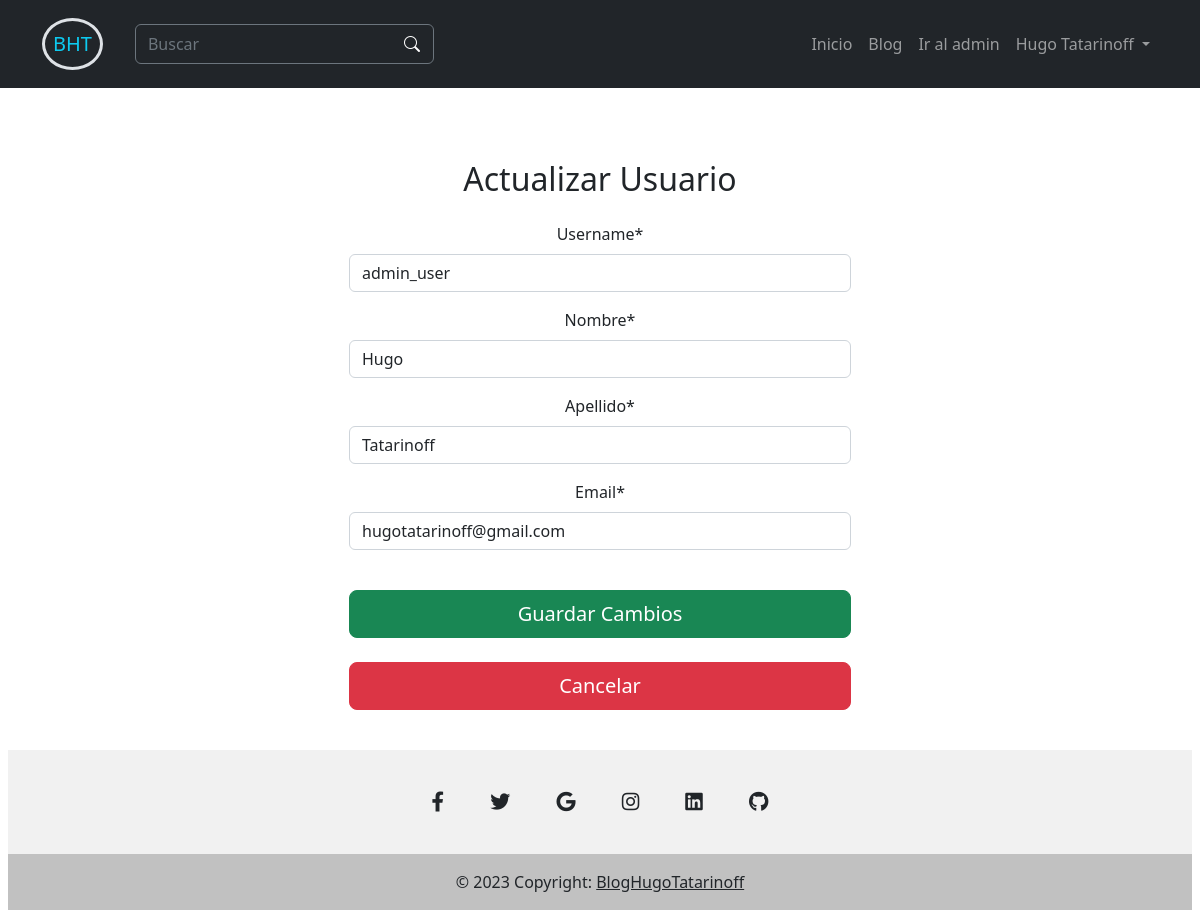
The app's page /user/update/1 with its own data.
### User/models.py (models this page shows)
class User(AbstractUser):
    def __str__(self):
        return f'{self.first_name} {self.last_name}'

### User/views.py (the view, shortened to what this page needs)
# urls.py: path('user/update/<int:pk>', views.UpdateUserView.as_view(), name='update'),
class UpdateUserView(SuccessMessageMixin,UpdateView):
    model = User
    template_name = 'user/update_user.html'
    form_class = UpdateUserForm
    success_message = 'Perfil actualizado exitosamente!!!'

### User/forms.py
class UpdateUserForm(forms.ModelForm):
    username = forms.CharField(help_text=None)
    email = forms.EmailField(help_text=None)
    first_name = forms.CharField(help_text=None, label='Nombre')
    last_name = forms.CharField(help_text=None, label='Apellido')
    class Meta:
        model = User
        fields = ("username","first_name", "last_name", "email")

### Blog/context_processors.py (called while the page is built)
def category_processor(request):
    categories = Category.objects.all()
    return {
        'categories': categories
    }

### templates/user/update_user.html (shortened to what this page needs)
{% extends 'base/base.html' %}
{% load crispy_forms_tags %}
{% block 'content' %}
<div class="container-xxl bd-gutter pt-5 my-md-4 bd-layout">
    <main class="container">
        <div class="row g-5">
            <div class="col-md-3"></div>
            <div class="col-md-6">
                <div class="w-100 m-auto text-center p-3">
                    <form method="POST" class="form-group">
                        <h2 class="p-3">Actualizar Usuario</h2>
                        {{ form|crispy }}
                        <div>
                            <button type="submit" class="btn btn-lg btn-success w-100 mt-4">Guardar Cambios</button>
                            <a href="{% url 'users:user' pk=user.id %}" class="btn btn-lg btn-danger w-100 mt-4">Cancelar</a>
                        </div>
                    </form>
                </div>
            </div>
            <div class="col-md-3"></div>
        </div>
    </main>
</div>
{% endblock %}

### templates/base/menu.html (shortened to what this page needs)
<nav class="navbar navbar-expand-lg navbar-dark fixed-top bg-dark p-2 mb-4" aria-label="Twelfth navbar example">
    <div class="container">
        <a class="navbar-brand border border-3 rounded-circle p-2" href="/"><span class="text-info">BHT</span></a>
        <div class="collapse navbar-collapse justify-content-md-center" id="navbarsExample08">
            <form class="d-flex border border-secondary m-3 rounded" role="search" action="{% url 'blog:search' %}"
                method="get">
                <input name="search" class="form-control border-0 shadow-none bg-transparent" type="search"
                    placeholder="Buscar" aria-label="Search">
                <button class="btn text-white" type="submit"><i class="bi bi-search"></i></button>
            </form>
            {% if user.is_authenticated %}
            <ul class="navbar-nav ms-auto mb-2 mb-lg-0">
                <li class="nav-item">
                    <a class="nav-link" aria-current="page" href="/">Inicio</a>
                </li>
                <li class="nav-item">
                    <a class="nav-link" href="{% url 'blog:list_post' %}">Blog</a>
                </li>
                {% if user.is_staff%}
                <li class="nav-item">
                    <a class="nav-link" href="{% url 'admin:index' %}">Ir al admin</a>
                </li>
                {%endif%}
                <li class="nav-item dropdown">
                    <a class="nav-link dropdown-toggle" href="#" id="dropdown08" data-bs-toggle="dropdown"
                        aria-expanded="false">
                        {{user}}
                    </a>
                </li>
            </ul>
            {% endif %}
        </div>
    </div>
</nav>

### records on screen
User: first_name+last_name "Hugo Tatarinoff", username "admin_user", first_name "Hugo", last_name "Tatarinoff", email "hugotatarinoff@gmail.com"
